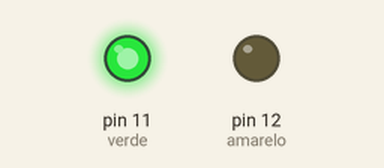
This sketch was run on a simulated Arduino Uno, built with avr-gcc and run on an emulated ATmega328P. On the bench: output pins drawn as LEDs (lit = HIGH). Pins used as bus, display or sensor lines are not drawn.

Above: at 1.5 s.
At 4.0 s:
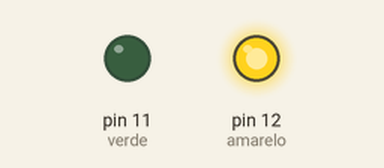
Timing chart, 0 to 6.5 s (numbered marks = the images above):
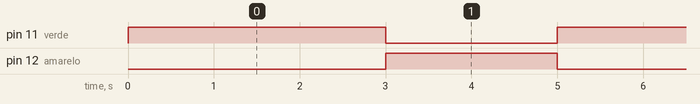

The sketch:

Smafaros.ino
```cpp
void setup() {
  // put your setup code here, to run once:
pinMode(11,OUTPUT);//verde
pinMode(12,OUTPUT);//amarelo
pinMode(13,OUTPUT);//vermelho
}
void loop() {
 digitalWrite (11,HIGH);
 digitalWrite (12,LOW);
 digitalWrite (13,LOW);

 delay (3000);

 //sinal aberto

 digitalWrite(11,LOW);
 digitalWrite(12,HIGH);
 digitalWrite(13,LOW);
 delay(2000);

//amalero

digitalWrite(11,LOW);
digitalWrite(12,LOW);
digitalWrite(13,HIGH);
//fechado


}
```

Measured:
- by itself, pin 11 (verde): alternates HIGH for 3.0 s and LOW for 2.0 s
- by itself, pin 12 (amarelo): alternates HIGH for 2.0 s and LOW for 3.0 s
- by itself, everything shown: repeats every 5.0 s, in 3 steps
